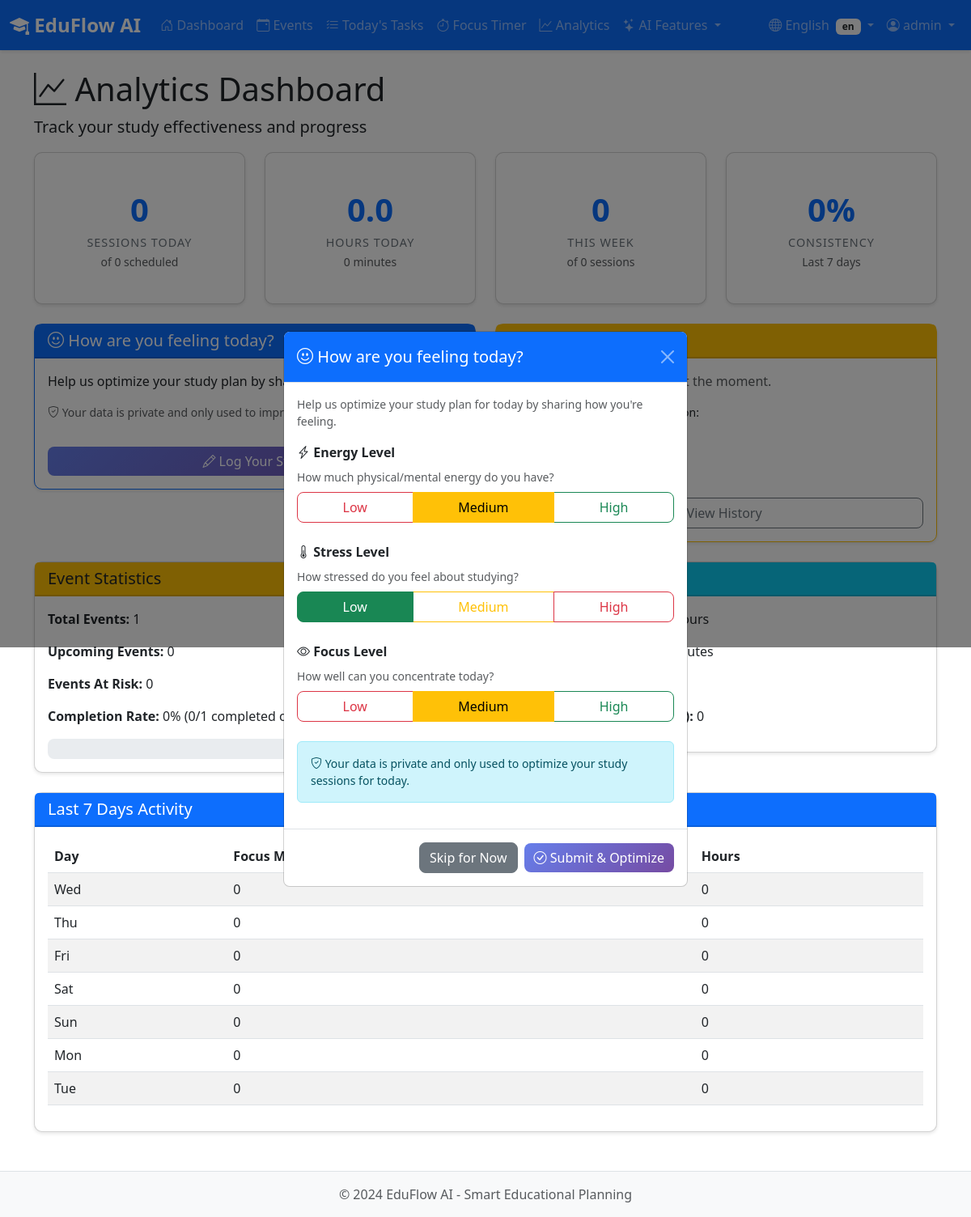
Page /dashboard/ (signed in) on the earlier database version.
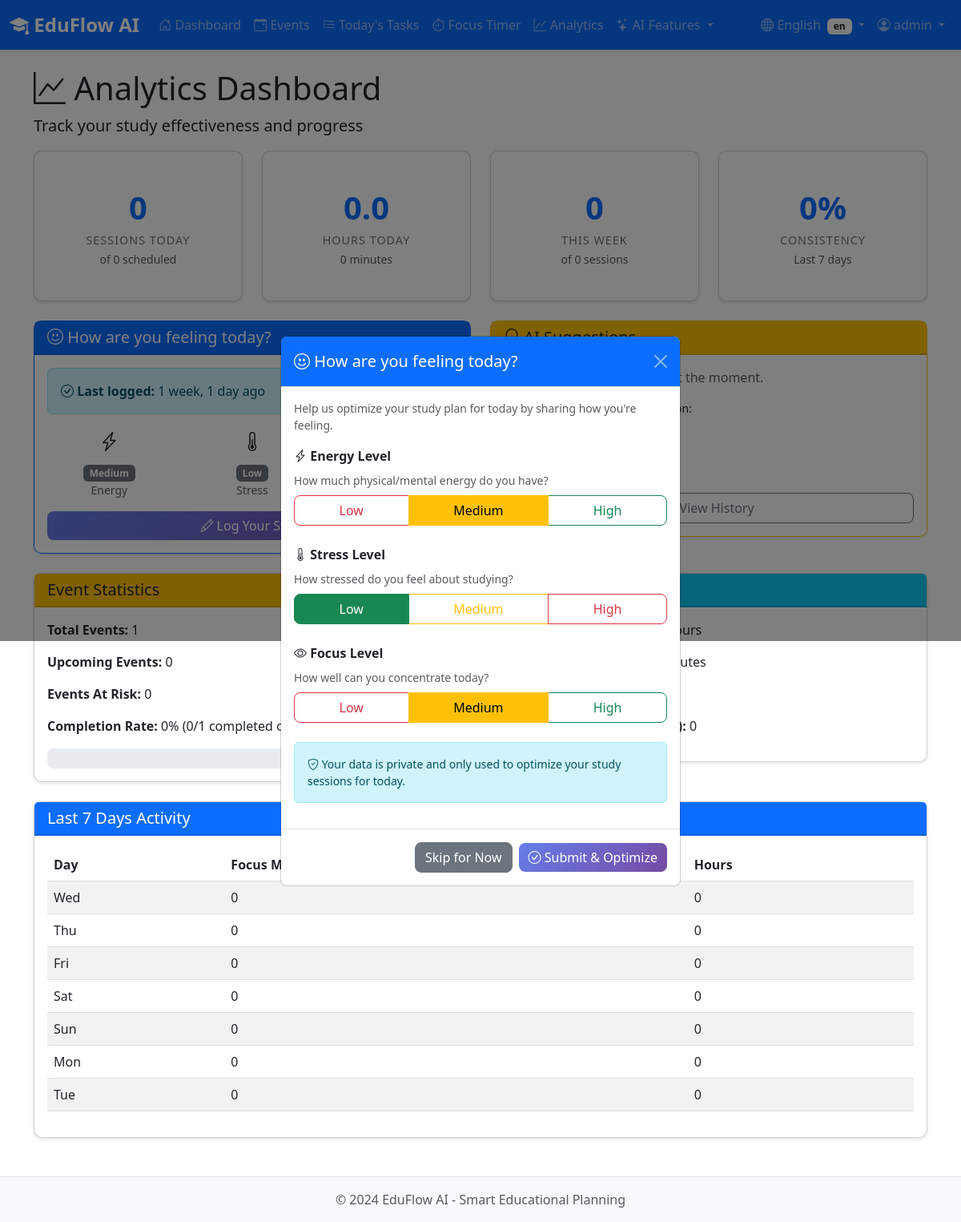
Same page on the later database version.
### emotional_state/models.py (models this page shows, shortened)
class EmotionalStateLog(models.Model):
    SOURCE_CHOICES = [
        ('self_report', 'Self-Reported'),
        ('inferred', 'Inferred from Behavior'),
    ]
    LEVEL_CHOICES = [
        ('low', 'Low'),
        ('medium', 'Medium'),
        ('high', 'High'),
    ]
    user = models.ForeignKey(User, on_delete=models.CASCADE, related_name='emotional_logs')
    timestamp = models.DateTimeField(auto_now_add=True)
    energy_level = models.CharField(
        max_length=10,
        choices=LEVEL_CHOICES,
        help_text='Physical/mental energy level'
    )
    stress_level = models.CharField(
        max_length=10,
        choices=LEVEL_CHOICES,
        help_text='Study-related stress level'
    )
    focus_level = models.CharField(
        max_length=10,
        choices=LEVEL_CHOICES,
        help_text='Ability to concentrate'
    )
    source = models.CharField(
        max_length=20,
        choices=SOURCE_CHOICES,
        help_text='How this state was captured'
    )
    trigger_context = models.CharField(
        max_length=100,
        blank=True,
        help_text='What triggered this log (e.g., session_end, day_start)'
    )
    study_session = models.ForeignKey(
        'study_sessions.StudySession',
        on_delete=models.SET_NULL,
        null=True,
        blank=True,
        related_name='emotional_logs'
    )
    class Meta:
        ordering = ['-timestamp']
        indexes = [
            models.Index(fields=['user', '-timestamp']),
            models.Index(fields=['source', '-timestamp']),
        ]
        verbose_name = 'Emotional State Log'
        verbose_name_plural = 'Emotional State Logs'

### analytics/views.py (the view)
# urls.py: path('', views.analytics_dashboard, name='analytics_dashboard'),
@login_required
def analytics_dashboard(request):
    user = request.user
    today = timezone.now().date()
    week_start = today - timedelta(days=today.weekday())
    week_end = week_start + timedelta(days=6)
    today_sessions = StudySession.objects.filter(
        event__user=user,
        date=today
    )
    today_completed = today_sessions.filter(status='completed').count()
    today_total = today_sessions.count()
    today_focus = FocusSession.objects.filter(
        user=user,
        start_time__date=today,
        completed=True
    )
    today_focus_minutes = sum(s.duration_minutes or 0 for s in today_focus)
    week_sessions = StudySession.objects.filter(
        event__user=user,
        date__range=[week_start, week_end]
    )
    week_completed = week_sessions.filter(status='completed').count()
    week_total = week_sessions.count()
    week_focus = FocusSession.objects.filter(
        user=user,
        start_time__date__range=[week_start, week_end],
        completed=True
    )
    week_focus_minutes = sum(s.duration_minutes or 0 for s in week_focus)
    total_events = Event.objects.filter(user=user).count()
    upcoming_events = Event.objects.filter(user=user, event_date__gte=timezone.now()).count()
    past_events = Event.objects.filter(user=user, event_date__lt=timezone.now())
    events_on_time = sum(1 for e in past_events if e.completion_percentage() >= 80)
    total_past_events = past_events.count()
    at_risk_events = [e for e in Event.objects.filter(user=user, event_date__gte=timezone.now()) if e.is_at_risk()]
    last_7_days = [today - timedelta(days=i) for i in range(7)]
    daily_study_times = []
    for day in last_7_days:
        day_focus = FocusSession.objects.filter(
            user=user,
            start_time__date=day,
            completed=True
        )
        minutes = sum(s.duration_minutes or 0 for s in day_focus)
        daily_study_times.append(minutes)
    avg_daily_minutes = sum(daily_study_times) / len(daily_study_times) if daily_study_times else 0
    days_with_activity = sum(1 for minutes in daily_study_times if minutes > 0)
    consistency_score = int((days_with_activity / 7) * 100)
    all_focus_sessions = FocusSession.objects.filter(user=user, completed=True)
    if all_focus_sessions.exists():
        avg_session_duration = sum(s.duration_minutes or 0 for s in all_focus_sessions) / all_focus_sessions.count()
    else:
        avg_session_duration = 0
    overlong_sessions = FocusSession.objects.filter(
        user=user,
        completed=True,
        duration_minutes__gt=90
    ).count()
    last_emotional_log = EmotionalStateLog.objects.filter(
        user=user
    ).order_by('-timestamp').first()
    pending_suggestions_count = PlanAdjustmentSuggestion.objects.filter(
        user=user,
        status='pending'
    ).count()
    context = {
        'today_completed': today_completed,
        'today_total': today_total,
        'today_focus_minutes': today_focus_minutes,
        'today_focus_hours': round(today_focus_minutes / 60, 1),
        'week_completed': week_completed,
        'week_total': week_total,
        'week_focus_minutes': week_focus_minutes,
        'week_focus_hours': round(week_focus_minutes / 60, 1),
        'week_start': week_start,
        'week_end': week_end,
        'total_events': total_events,
        'upcoming_events': upcoming_events,
        'events_on_time': events_on_time,
        'total_past_events': total_past_events,
        'at_risk_events': at_risk_events,
        'on_time_percentage': int((events_on_time / total_past_events * 100)) if total_past_events > 0 else 0,
        'avg_daily_minutes': int(avg_daily_minutes),
        'avg_daily_hours': round(avg_daily_minutes / 60, 1),
        'consistency_score': consistency_score,
        'avg_session_duration': int(avg_session_duration),
        'overlong_sessions': overlong_sessions,
        'daily_labels': [day.strftime('%a') for day in reversed(last_7_days)],
        'daily_minutes': list(reversed(daily_study_times)),
        'daily_data': list(zip(
            [day.strftime('%a') for day in reversed(last_7_days)],
            list(reversed(daily_study_times))
        )),
        'last_emotional_log': last_emotional_log,
        'pending_suggestions_count': pending_suggestions_count,
    }
    return render(request, 'analytics/dashboard.html', context)

### emotional_state/context_processors.py (called while the page is built)
def emotional_state_prompt(request):
    show_prompt = False
    if request.user.is_authenticated:
        today_start = timezone.now().replace(hour=0, minute=0, second=0, microsecond=0)
        today_logs = EmotionalStateLog.objects.filter(
            user=request.user,
            timestamp__gte=today_start,
            source='self_report'
        )
        show_prompt = not today_logs.exists()
    return {
        'show_emotional_prompt': show_prompt
    }

### events/models.py (called while the page is built)
    def completion_percentage(self):
        total_sessions = self.study_sessions.count()
        if total_sessions == 0:
            return 0
        completed_sessions = self.study_sessions.filter(status='completed').count()
        return int((completed_sessions / total_sessions) * 100)

### templates/analytics/dashboard.html (shortened to what the changed rows need)
{% extends 'base.html' %}
{% block content %}
<h1><i class="bi bi-graph-up"></i> Analytics Dashboard</h1>
<div class="row mb-4">
    <div class="col-md-6">
        <div class="card border-primary">
            <div class="card-body">
                {% if last_emotional_log %}
                <div class="alert alert-info">
                    <i class="bi bi-check-circle"></i>
                    <strong>Last logged:</strong> {{ last_emotional_log.timestamp|timesince }} ago
                </div>
                <div class="row text-center">
                    <div class="col-4">
                        <div class="mb-2">
                            <i class="bi bi-lightning-charge fs-4"></i>
                        </div>
                        <span class="badge bg-secondary">{{ last_emotional_log.energy_level|title }}</span>
                        <small class="d-block text-muted">Energy</small>
                    </div>
                    <div class="col-4">
                        <div class="mb-2">
                            <i class="bi bi-thermometer-half fs-4"></i>
                        </div>
                        <span class="badge bg-secondary">{{ last_emotional_log.stress_level|title }}</span>
                        <small class="d-block text-muted">Stress</small>
                    </div>
                    <div class="col-4">
                        <div class="mb-2">
                        </div>
                        <span class="badge bg-secondary">{{ last_emotional_log.focus_level|title }}</span>
                        <small class="d-block text-muted">Focus</small>
                    </div>
                </div>
                {% else %}
                <p>Help us optimize your study plan by sharing how you're feeling.</p>
                <p class="text-muted small">
                    <i class="bi bi-shield-check"></i>
                    Your data is private and only used to improve your study experience.
                </p>
                {% endif %}
                <a href="{% url 'emotional_state_prompt' %}" class="btn btn-primary w-100 mt-3">
                    <i class="bi bi-pencil"></i>
                    Log Your State
                </a>
            </div>
        </div>
    </div>
</div>
<div class="card mb-4">
    <div class="card-body">
        <div class="table-responsive">
            <table class="table table-striped">
                <thead>
                    <tr>
                        <th>Day</th>
                        <th>Focus Minutes</th>
                        <th>Hours</th>
                    </tr>
                </thead>
            </table>
        </div>
    </div>
</div>
{% endblock %}

Differences in the rows shown:
added EmotionalStateLog: timestamp "1 week, 1 day", energy_level "Medium", stress_level "Low"
Other differences:
text no longer shown: "Help us optimize your study plan by sharing how you're feeling. Your data is private and only used to improve your study experience."
text now shown: "Last logged: ago Energy Stress"
